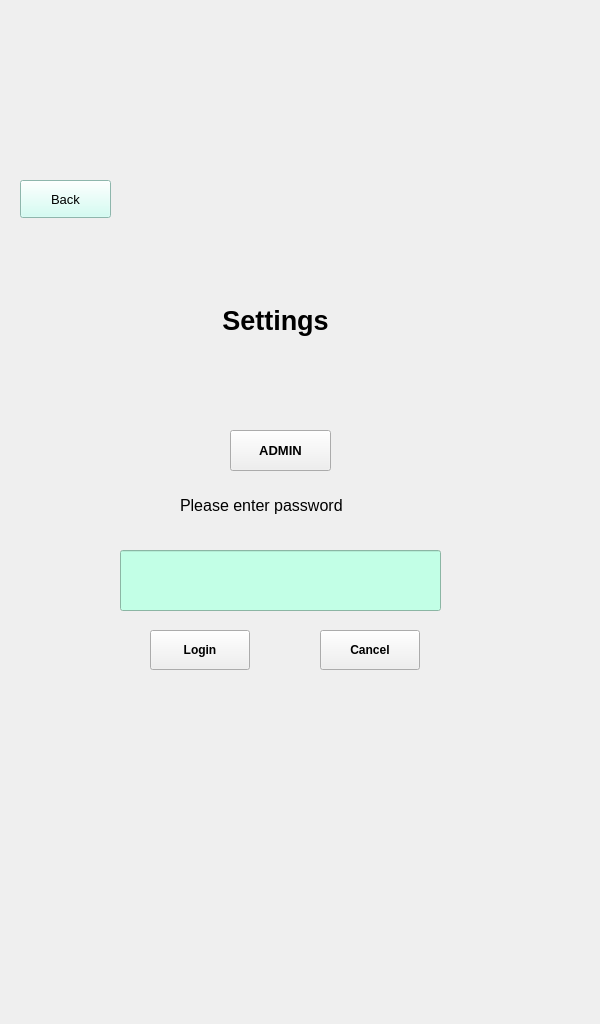
<?xml version="1.0" encoding="UTF-8"?>
<ui version="4.0">
 <class>MainWindow</class>
 <widget class="QMainWindow" name="MainWindow">
  <property name="geometry">
   <rect>
    <x>0</x>
    <y>0</y>
    <width>600</width>
    <height>1024</height>
   </rect>
  </property>
  <property name="windowTitle">
   <string>MainWindow</string>
  </property>
  <widget class="QWidget" name="centralwidget">
   <widget class="QLabel" name="label">
    <property name="geometry">
     <rect>
      <x>0</x>
      <y>0</y>
      <width>600</width>
      <height>1024</height>
     </rect>
    </property>
    <property name="text">
     <string/>
    </property>
    <property name="pixmap">
     <pixmap>../../designs/SBMI bmi screen 01-New 01.jpg</pixmap>
    </property>
    <property name="scaledContents">
     <bool>true</bool>
    </property>
   </widget>
   <widget class="QPushButton" name="Admin_bt">
    <property name="geometry">
     <rect>
      <x>230</x>
      <y>430</y>
      <width>101</width>
      <height>41</height>
     </rect>
    </property>
    <property name="font">
     <font>
      <pointsize>10</pointsize>
      <weight>75</weight>
      <bold>true</bold>
     </font>
    </property>
    <property name="text">
     <string>ADMIN</string>
    </property>
   </widget>
   <widget class="QLabel" name="Password_label">
    <property name="geometry">
     <rect>
      <x>180</x>
      <y>490</y>
      <width>201</width>
      <height>31</height>
     </rect>
    </property>
    <property name="font">
     <font>
      <pointsize>12</pointsize>
     </font>
    </property>
    <property name="text">
     <string>Please enter password</string>
    </property>
   </widget>
   <widget class="QLineEdit" name="Password_ip">
    <property name="geometry">
     <rect>
      <x>120</x>
      <y>550</y>
      <width>321</width>
      <height>61</height>
     </rect>
    </property>
    <property name="font">
     <font>
      <pointsize>10</pointsize>
      <weight>50</weight>
      <bold>false</bold>
     </font>
    </property>
    <property name="styleSheet">
     <string notr="true">background-color: rgb(194, 255, 230);</string>
    </property>
    <property name="text">
     <string/>
    </property>
    <property name="echoMode">
     <enum>QLineEdit::Password</enum>
    </property>
   </widget>
   <widget class="QPushButton" name="Login_bt">
    <property name="geometry">
     <rect>
      <x>150</x>
      <y>630</y>
      <width>100</width>
      <height>40</height>
     </rect>
    </property>
    <property name="font">
     <font>
      <pointsize>9</pointsize>
      <weight>75</weight>
      <bold>true</bold>
     </font>
    </property>
    <property name="text">
     <string>Login</string>
    </property>
   </widget>
   <widget class="QPushButton" name="Cancel_bt">
    <property name="geometry">
     <rect>
      <x>320</x>
      <y>630</y>
      <width>100</width>
      <height>40</height>
     </rect>
    </property>
    <property name="font">
     <font>
      <pointsize>9</pointsize>
      <weight>75</weight>
      <bold>true</bold>
     </font>
    </property>
    <property name="text">
     <string>Cancel</string>
    </property>
   </widget>
   <widget class="QLabel" name="label_2">
    <property name="geometry">
     <rect>
      <x>160</x>
      <y>290</y>
      <width>231</width>
      <height>61</height>
     </rect>
    </property>
    <property name="font">
     <font>
      <pointsize>20</pointsize>
      <weight>75</weight>
      <bold>true</bold>
     </font>
    </property>
    <property name="text">
     <string>Settings</string>
    </property>
    <property name="alignment">
     <set>Qt::AlignCenter</set>
    </property>
   </widget>
   <widget class="QPushButton" name="Back_bt">
    <property name="geometry">
     <rect>
      <x>20</x>
      <y>180</y>
      <width>91</width>
      <height>38</height>
     </rect>
    </property>
    <property name="font">
     <font>
      <pointsize>10</pointsize>
     </font>
    </property>
    <property name="styleSheet">
     <string notr="true">background-color: rgb(199, 255, 241);</string>
    </property>
    <property name="text">
     <string>Back</string>
    </property>
   </widget>
  </widget>
 </widget>
 <resources/>
 <connections/>
</ui>
